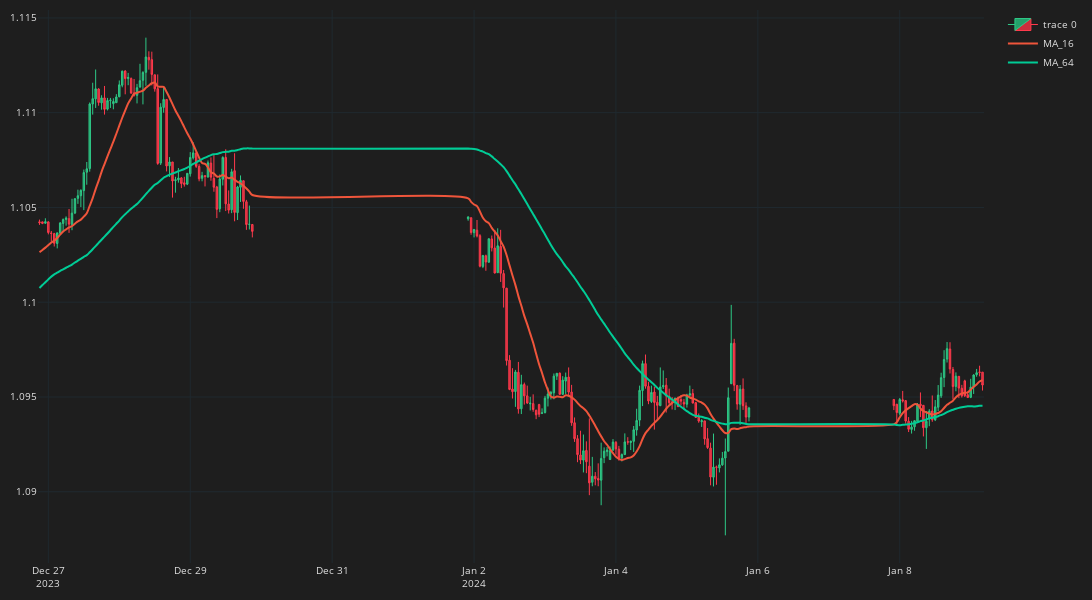

Source (notebook cell):
### Code cell
fig = go.Figure()
fig.add_trace(go.Candlestick(
    x=df_plot.time, open=df_plot.mid_o, high=df_plot.mid_h, low=df_plot.mid_l, close=df_plot.mid_c,
    line=dict(width=1), opacity=1,
    increasing_fillcolor='#24A06B',
    decreasing_fillcolor="#CC2E3C",
    increasing_line_color='#2EC886',  
    decreasing_line_color='#FF3A4C'
))
for ma in ma_list:
    col = f'MA_{ma}'
    fig.add_trace(go.Scatter(x=df_plot.time, 
        y=df_plot[col],
        line=dict(width=2),
        line_shape='spline',
        name=col
    ))
fig.update_layout(width=1200,height=600,
    margin=dict(l=10,r=10,b=10,t=10),
    font=dict(size=10,color="#e1e1e1"),
    paper_bgcolor="#1e1e1e",
    plot_bgcolor="#1e1e1e")
fig.update_xaxes(
    gridcolor="#1f292f",
    showgrid=True,fixedrange=True,rangeslider=dict(visible=False)
)
fig.update_yaxes(
    gridcolor="#1f292f",
    showgrid=True
)
fig.show()

### Figure 1 — Plotly figure (JSON) as saved in the notebook; plotly's stock layout.template omitted (floating-point values rounded to 4 significant figures; data arrays with more than 128 entries replaced by an {"elided": "..."} marker saying what was removed)
{"data": [{"close": {"elided": "200 float values"}, "decreasing": {"fillcolor": "#CC2E3C", "line": {"color": "#FF3A4C"}}, "high": {"elided": "200 float values"}, "increasing": {"fillcolor": "#24A06B", "line": {"color": "#2EC886"}}, "line": {"width": 1}, "low": {"elided": "200 float values"}, "opacity": 1, "open": {"elided": "200 float values"}, "type": "candlestick", "x": {"elided": "200 str values"}}, {"line": {"shape": "spline", "width": 2}, "name": "MA_16", "type": "scatter", "x": {"elided": "200 str values"}, "y": {"elided": "200 float values"}}, {"line": {"shape": "spline", "width": 2}, "name": "MA_64", "type": "scatter", "x": {"elided": "200 str values"}, "y": {"elided": "200 float values"}}], "layout": {"font": {"color": "#e1e1e1", "size": 10}, "height": 600, "margin": {"b": 10, "l": 10, "r": 10, "t": 10}, "paper_bgcolor": "#1e1e1e", "plot_bgcolor": "#1e1e1e", "width": 1200, "xaxis": {"fixedrange": true, "gridcolor": "#1f292f", "rangeslider": {"visible": false}, "showgrid": true}, "yaxis": {"gridcolor": "#1f292f", "showgrid": true}}}
